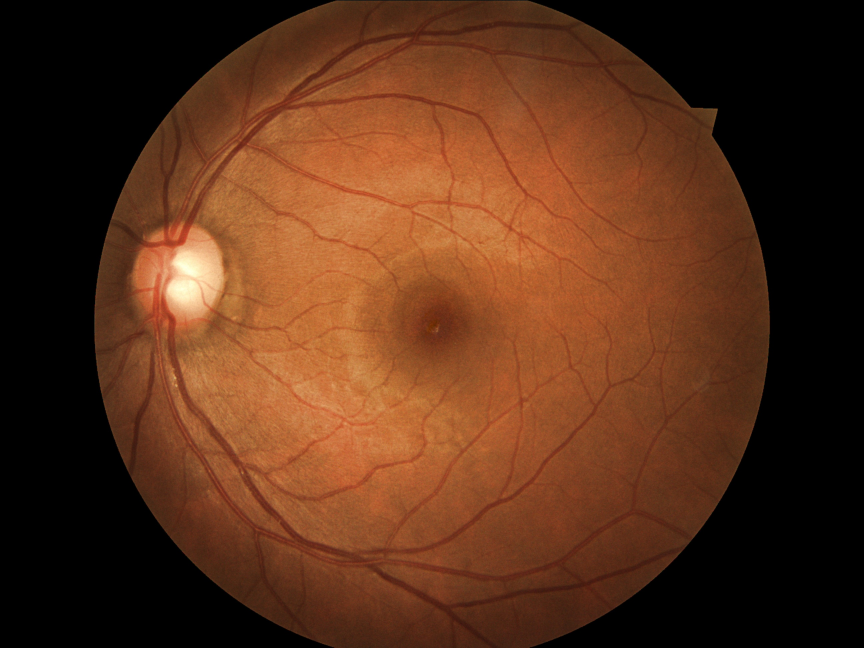
#> input picture EyeQ_Enhancement-main/EyeQ_Enhancement-main/degradation_code/data/sample/13_left.jpeg, 2592 x 1944 px (shown at 1/3 size)
$ python -i utils_de.py   (imports and definitions only)
#> lines starting #> are read from the running program, lines starting #| are printed output that depends on the picture; after the words box and inside, x2 and y2 are one past the last pixel; in counts of white or black regions, pixels touching at a corner belong together
import torchvision.transforms as transforms
from PIL import Image
import numpy as np
import cv2


def get_transform(resize_or_crop,loadSizeX,loadSizeY,fineSize):
    transform_list = []
    if resize_or_crop == 'resize_and_crop':
        osize = [loadSizeX, loadSizeY]
        transform_list.append(transforms.Scale(osize, Image.BICUBIC))
        transform_list.append(transforms.RandomCrop(fineSize))
    elif resize_or_crop == 'crop':
        transform_list.append(transforms.RandomCrop(fineSize))
    elif resize_or_crop =='scale':
        osize = [loadSizeX,loadSizeY]

    transform_list += [transforms.ToTensor()]

    return transforms.Compose(transform_list)

# [1 line that did not run here, left out]

# [24 lines left out: functions imread, imwrite, remove_back_area, not called in this run]

def get_mask_BZ(img):
    if img.ndim==3:
        gray_img = cv2.cvtColor(img, cv2.COLOR_BGR2GRAY)
    else:
        gray_img = img
    threhold = np.mean(gray_img)/3-7
    _, mask = cv2.threshold(gray_img, max(0,threhold), 1, cv2.THRESH_BINARY)
    nn_mask = np.zeros((mask.shape[0]+2,mask.shape[1]+2),np.uint8)
    new_mask = (1-mask).astype(np.uint8)
    _,new_mask,_,_ = cv2.floodFill(new_mask, nn_mask, (0,0), (0), cv2.FLOODFILL_MASK_ONLY)
    _,new_mask,_,_ = cv2.floodFill(new_mask, nn_mask, (new_mask.shape[1]-1,new_mask.shape[0]-1), (0), cv2.FLOODFILL_MASK_ONLY)
    mask = mask + new_mask
    kernel = cv2.getStructuringElement(cv2.MORPH_RECT, (20,  20))
    mask = cv2.erode(mask, kernel)
    mask = cv2.dilate(mask, kernel)
    return mask

def _get_center_radius_by_hough(mask):
    circles= cv2.HoughCircles((mask*255).astype(np.uint8),cv2.HOUGH_GRADIENT,1,1000,param1=5,param2=5,minRadius=min(mask.shape)//4, maxRadius=max(mask.shape)//2+1)
    center = circles[0,0,:2]
    radius = circles[0,0,2]
    return center,radius

def _get_circle_by_center_bbox(shape,center,bbox,radius):
    center_mask=np.zeros(shape=shape).astype('uint8')
    tmp_mask=np.zeros(shape=bbox[2:4])
    center_tmp=(int(center[0]),int(center[1]))
    center_mask=cv2.circle(center_mask,center_tmp[::-1],int(radius),(1),-1)
    return center_mask

def get_mask(img):
    if img.ndim ==3:
        g_img=cv2.cvtColor(img,cv2.COLOR_RGB2GRAY)
    elif img.ndim == 2:
        g_img =img.copy()
    else:
        raise 'image dim is not 1 or 3'
    h,w = g_img.shape
    shape=g_img.shape[0:2]
    g_img = cv2.resize(g_img,(0,0),fx = 0.5,fy = 0.5)
    tg_img=cv2.normalize(g_img, None, 0, 255, cv2.NORM_MINMAX)
    tmp_mask=get_mask_BZ(tg_img)
    center, radius = _get_center_radius_by_hough(tmp_mask)
    #resize back
    center = [center[1]*2,center[0]*2]
    radius = int(radius*2)
    s_h = max(0,int(center[0] - radius))
    s_w = max(0, int(center[1] - radius))
    bbox = (s_h, s_w, min(h-s_h,2 * radius), min(w-s_w,2 * radius))
    tmp_mask=_get_circle_by_center_bbox(shape,center,bbox,radius)
    return tmp_mask,bbox,center,radius

def mask_image(img,mask):
    img[mask<=0,...]=0
    return img

# [32 lines left out: functions supplemental_black_area, preprocess, not called in this run]

>>> import cv2
>>> picture = cv2.cvtColor(cv2.imread('data/sample/13_left.jpeg'), cv2.COLOR_BGR2RGB)
>>> result = get_mask(picture)
#> in get_mask, `g_img=cv2.cvtColor(img,cv2.COLOR_RGB2GRAY)`:
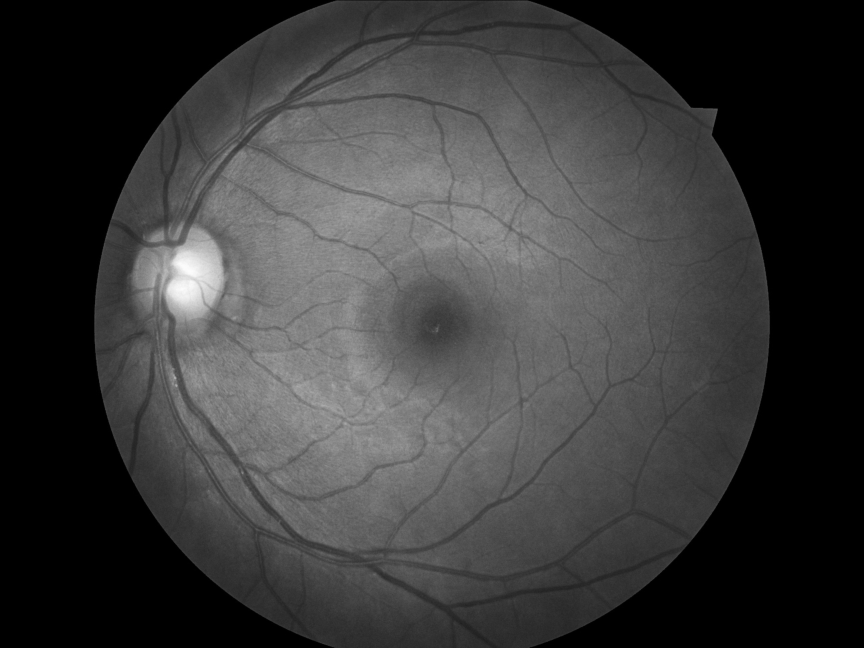
#> g_img: shape (1944, 2592) (shown at 1/3 size); min 0, max 252, mean 57.7
#> in get_mask_BZ, `threhold = np.mean(gray_img)/3-7`: threhold = 12.51
#> in get_mask_BZ, `_, mask = cv2.threshold(gray_img, max(0,threhold), 1, cv2.THRESH_BINARY)`:
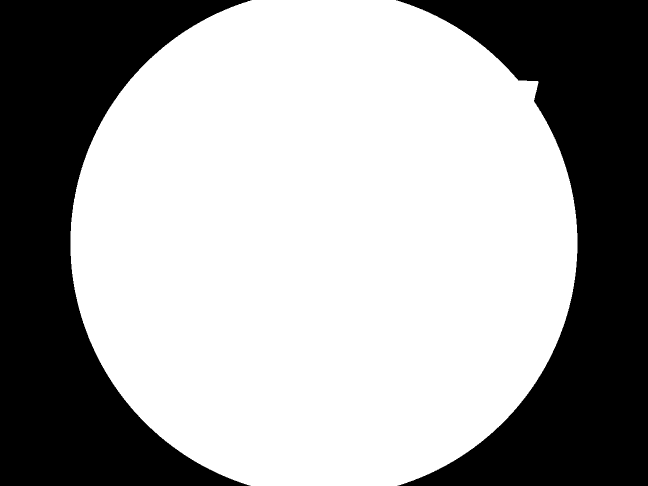
#> mask: shape (972, 1296) (shown at 1/2 size); values 0 (black) and 1 (white), 63.5% white; 2 black regions, box (x1, y1, x2, y2) and area: (0, 0, 503, 972) 230105, (792, 0, 1296, 972) 229445
#> in get_mask_BZ, `_,new_mask,_,_ = cv2.floodFill(new_mask, nn_mask, (0,0), (0), cv2.FLOO..`:
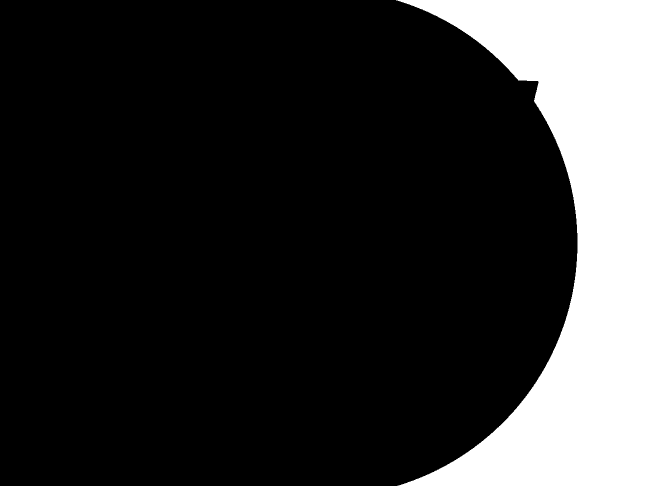
#> new_mask: shape (972, 1296) (shown at 1/2 size); values 0 (black) and 1 (white), 18.2% white; 1 white region, box (x1, y1, x2, y2) and area: (792, 0, 1296, 972) 229445
#> in get_mask_BZ, `_,new_mask,_,_ = cv2.floodFill(new_mask, nn_mask, (new_mask.shape[1]-1..`: new_mask: shape (972, 1296); 18.21% of pixels changed, all inside (x1, y1, x2, y2) = (792, 0, 1296, 972)
#> in get_mask_BZ, `mask = cv2.erode(mask, kernel)`:
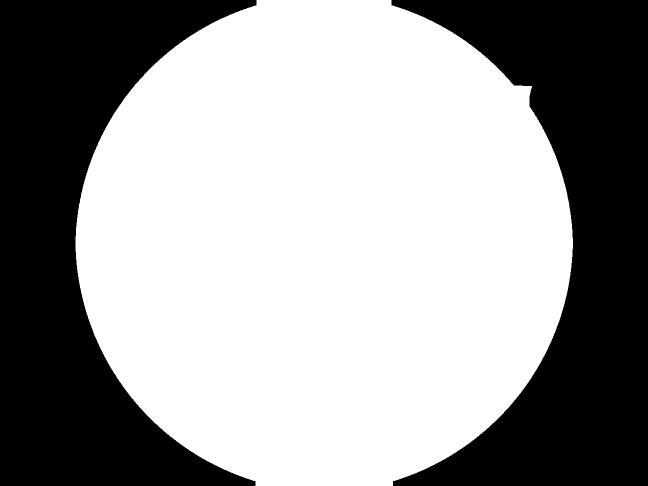
#> mask: shape (972, 1296) (shown at 1/2 size); values 0 (black) and 1 (white), 61% white; 2 black regions, box (x1, y1, x2, y2) and area: (0, 0, 513, 972) 246685, (783, 0, 1296, 972) 245202
#> in get_mask_BZ, `mask = cv2.dilate(mask, kernel)`:
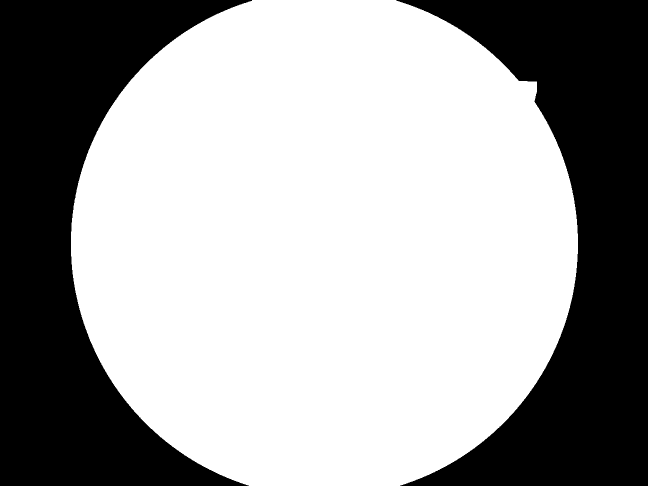
#> mask: shape (972, 1296) (shown at 1/2 size); values 0 (black) and 1 (white), 63.5% white; 2 black regions, box (x1, y1, x2, y2) and area: (0, 0, 504, 972) 231079, (793, 0, 1296, 972) 228520
#> in _get_center_radius_by_hough, `circles= cv2.HoughCircles((mask*255).astype(np.uint8),cv2.HOUGH_GRADIE..`: circles = [[646.5, 487.5, 505.6]]
#> in _get_center_radius_by_hough, `center = circles[0,0,:2]`: center = [646.5, 487.5]
#> in _get_center_radius_by_hough, `radius = circles[0,0,2]`: radius = 505.6
#> in get_mask, `center, radius = _get_center_radius_by_hough(tmp_mask)`: center = [646.5, 487.5]; radius = 505.6
#> in get_mask, `center = [center[1]*2,center[0]*2]`: center = [975, 1293]
#> in get_mask, `radius = int(radius*2)`: radius = 1011
#> in get_mask, `s_h = max(0,int(center[0] - radius))`: s_h = 0
#> in get_mask, `s_w = max(0, int(center[1] - radius))`: s_w = 282
#> in get_mask, `bbox = (s_h, s_w, min(h-s_h,2 * radius), min(w-s_w,2 * radius))`: bbox = (0, 282, 1944, 2022)
#> in _get_circle_by_center_bbox, `center_tmp=(int(center[0]),int(center[1]))`: center_tmp = (975, 1293)
#> in _get_circle_by_center_bbox, `center_mask=cv2.circle(center_mask,center_tmp[::-1],int(radius),(1),-1)`:
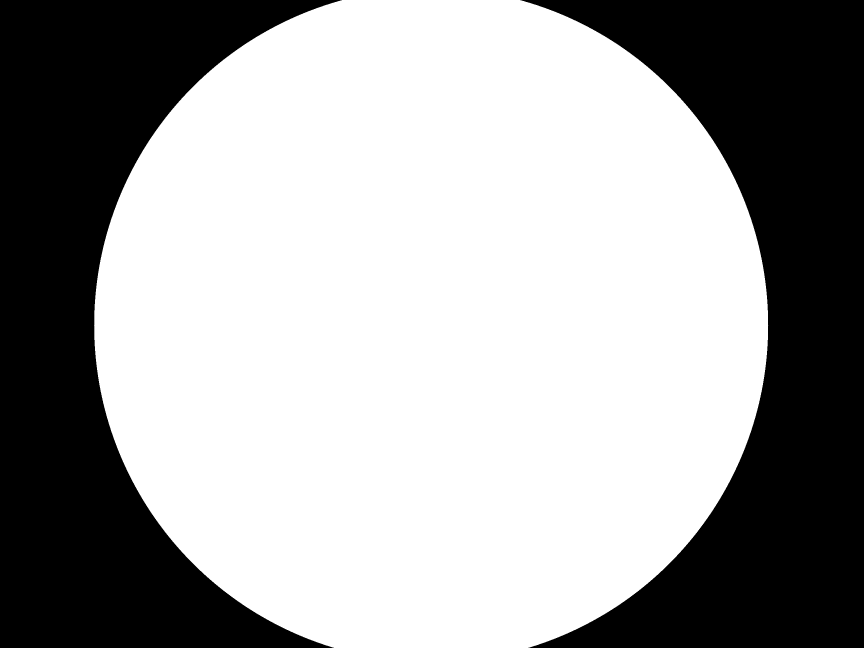
#> center_mask: shape (1944, 2592) (shown at 1/3 size); values 0 (black) and 1 (white), 63.1% white; 2 black regions, box (x1, y1, x2, y2) and area: (1561, 0, 2592, 1944) 933350, (0, 0, 1026, 1944) 923630

$ run again, on EyeQ_Enhancement-main/EyeQ_Enhancement-main/degradation_code/data/sample/17_left.jpeg
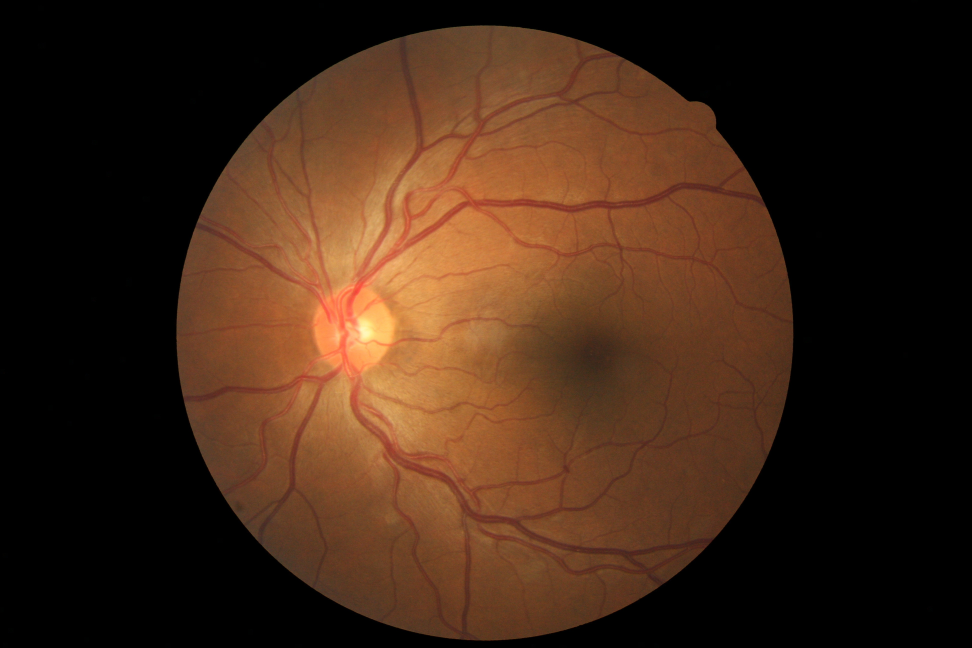
#> input picture EyeQ_Enhancement-main/EyeQ_Enhancement-main/degradation_code/data/sample/17_left.jpeg, 3888 x 2592 px (shown at 1/4 size)
#> threhold = 8.13
#> in get_mask_BZ, `mask = cv2.dilate(mask, kernel)`:
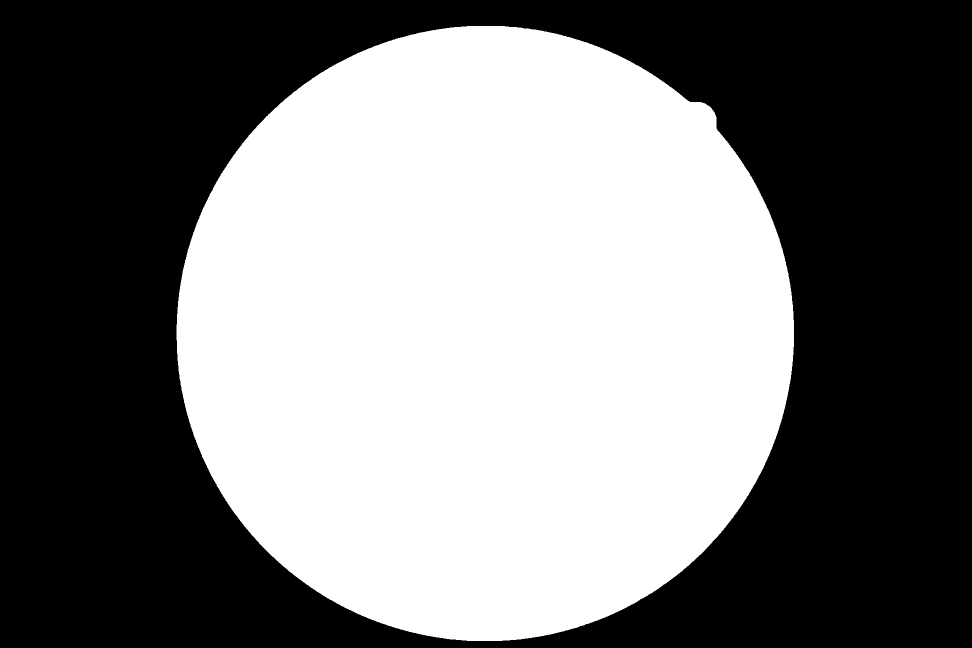
#> mask: shape (1296, 1944) (shown at 1/2 size); values 0 (black) and 1 (white), 47.5% white; 1 white region, box (x1, y1, x2, y2) and area: (353, 52, 1588, 1282) 1195677
#> circles = [[970.5, 663.5, 618.7]]
#> in _get_center_radius_by_hough, `center = circles[0,0,:2]`: center = [970.5, 663.5]
#> in _get_center_radius_by_hough, `radius = circles[0,0,2]`: radius = 618.7
#> in get_mask, `center, radius = _get_center_radius_by_hough(tmp_mask)`: center = [970.5, 663.5]; radius = 618.7
#> in get_mask, `center = [center[1]*2,center[0]*2]`: center = [1327, 1941]
#> in get_mask, `radius = int(radius*2)`: radius = 1237
#> s_h = 90
#> s_w = 704
#> bbox = (90, 704, 2474, 2474)
#> center_tmp = (1327, 1941)
#> in _get_circle_by_center_bbox, `center_mask=cv2.circle(center_mask,center_tmp[::-1],int(radius),(1),-1)`:
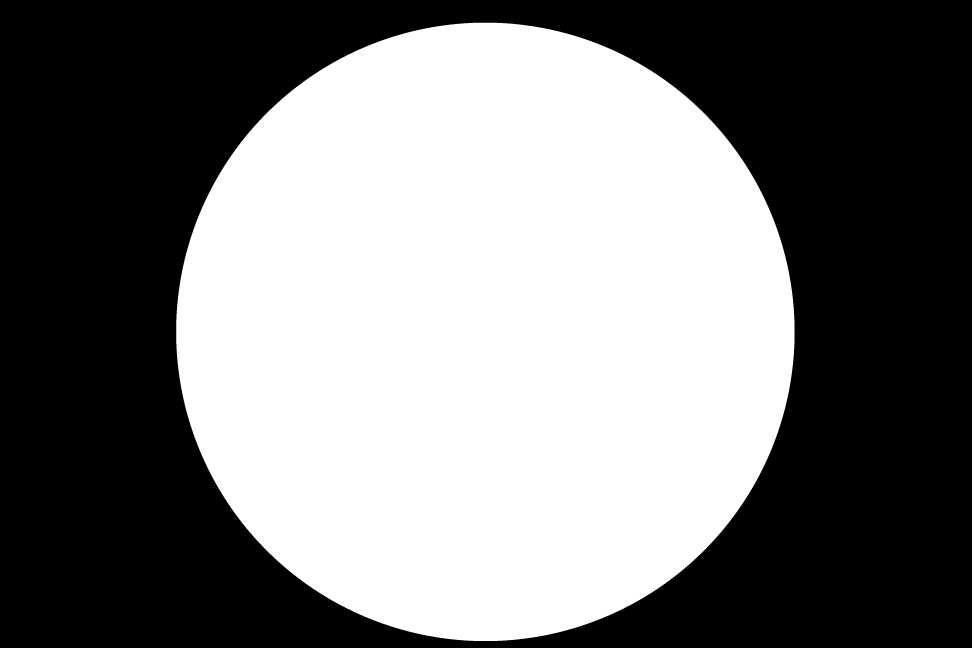
#> center_mask: shape (2592, 3888) (shown at 1/4 size); values 0 (black) and 1 (white), 47.7% white; 1 white region, box (x1, y1, x2, y2) and area: (704, 90, 3179, 2565) 4807061

$ run again, on EyeQ_Enhancement-main/EyeQ_Enhancement-main/degradation_code/data/sample/13_right.jpeg
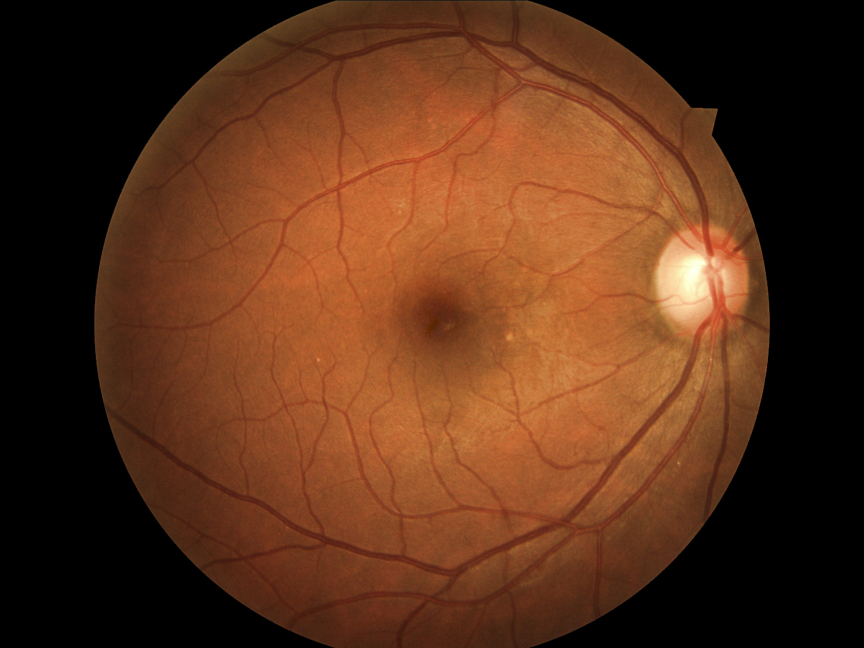
#> input picture EyeQ_Enhancement-main/EyeQ_Enhancement-main/degradation_code/data/sample/13_right.jpeg, 2592 x 1944 px (shown at 1/3 size)
#> in get_mask, `g_img=cv2.cvtColor(img,cv2.COLOR_RGB2GRAY)`:
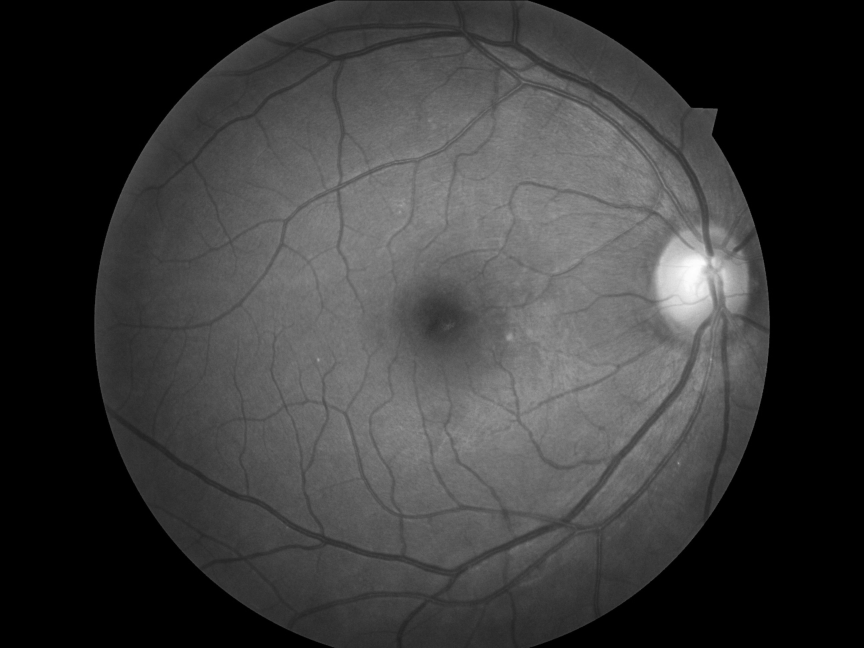
#> g_img: shape (1944, 2592) (shown at 1/3 size); min 0, max 254, mean 58.3
#> threhold = 12.49
#> circles = [[646.5, 487.5, 505.6]]
#> in _get_center_radius_by_hough, `center = circles[0,0,:2]`: center = [646.5, 487.5]
#> in _get_center_radius_by_hough, `radius = circles[0,0,2]`: radius = 505.6
#> in get_mask, `center, radius = _get_center_radius_by_hough(tmp_mask)`: center = [646.5, 487.5]; radius = 505.6
#> in get_mask, `center = [center[1]*2,center[0]*2]`: center = [975, 1293]
#> in get_mask, `radius = int(radius*2)`: radius = 1011
#> s_h = 0
#> s_w = 282
#> bbox = (0, 282, 1944, 2022)
#> center_tmp = (975, 1293)
#> center_mask: shape (1944, 2592); values 0 (black) and 1 (white), 63.1% white; 2 black regions, box (x1, y1, x2, y2) and area: (1561, 0, 2592, 1944) 933350, (0, 0, 1026, 1944) 923630
